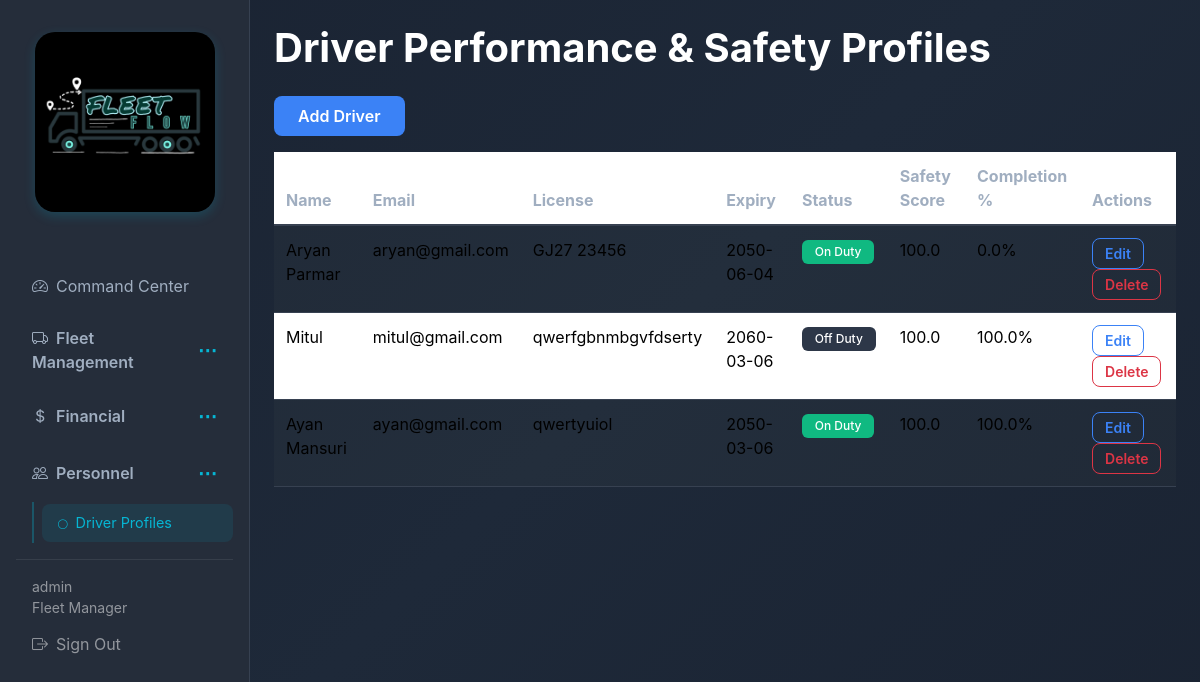
The app's page /drivers/ (signed in) with its own data.
### fleet/models.py (models this page shows, shortened)
class User(AbstractUser):
    class Role(models.TextChoices):
        FLEET_MANAGER = 'FLEET_MANAGER', 'Fleet Manager'
        DISPATCHER = 'DISPATCHER', 'Dispatcher'
        SAFETY_OFFICER = 'SAFETY_OFFICER', 'Safety Officer'
        FINANCIAL_ANALYST = 'FINANCIAL_ANALYST', 'Financial Analyst'
    role = models.CharField(max_length=32, choices=Role.choices, default=Role.FLEET_MANAGER)

class Driver(models.Model):
    class Status(models.TextChoices):
        ON_DUTY = 'ON_DUTY', 'On Duty'
        OFF_DUTY = 'OFF_DUTY', 'Off Duty'
        SUSPENDED = 'SUSPENDED', 'Suspended'
    name = models.CharField(max_length=255)
    email = models.EmailField(unique=True)
    phone = models.CharField(max_length=32)
    license_number = models.CharField(max_length=64, unique=True)
    license_category = models.CharField(max_length=32)
    license_expiry = models.DateField()
    status = models.CharField(max_length=16, choices=Status.choices, default=Status.OFF_DUTY)
    safety_score = models.FloatField(default=100)
    trip_completion_rate = models.FloatField(default=0)
    created_at = models.DateTimeField(auto_now_add=True)
    updated_at = models.DateTimeField(auto_now=True)
    class Meta:
        ordering = ['-created_at']
    @property
    def is_license_expired(self):
        return self.license_expiry < timezone.now().date()

### fleet/views.py (the view)
# urls.py: path('drivers/', views.driver_list, name='driver_list'),
@login_required
def driver_list(request):
    drivers = Driver.objects.all()
    return render(request, 'fleet/driver_list.html', {'drivers': drivers})

### templates/fleet/driver_list.html (shortened to what this page needs)
{% extends 'base.html' %}
{% block content %}
<h1 class="mb-4">Driver Performance & Safety Profiles</h1>
<div class="mb-3"><a href="{% url 'fleet:driver_create' %}" class="btn btn-primary">Add Driver</a></div>
<div class="table-responsive">
  <table class="table table-striped">
    <thead><tr><th>Name</th><th>Email</th><th>License</th><th>Expiry</th><th>Status</th><th>Safety Score</th><th>Completion %</th><th>Actions</th></tr></thead>
    <tbody>
      {% for d in drivers %}
      <tr>
        <td>{{ d.name }}</td>
        <td>{{ d.email }}</td>
        <td>{{ d.license_number }}</td>
        <td>{{ d.license_expiry|date:"Y-m-d" }}{% if d.is_license_expired %} <i class="bi bi-exclamation-triangle text-danger"></i>{% endif %}</td>
        <td><span class="badge bg-{% if d.status == 'ON_DUTY' %}success{% elif d.status == 'SUSPENDED' %}danger{% else %}secondary{% endif %}">{{ d.get_status_display }}</span></td>
        <td>{{ d.safety_score|floatformat:1 }}</td>
        <td>{{ d.trip_completion_rate|floatformat:1 }}%</td>
        <td><a href="{% url 'fleet:driver_edit' d.pk %}" class="btn btn-sm btn-outline-primary">Edit</a> <a href="{% url 'fleet:driver_delete' d.pk %}" class="btn btn-sm btn-outline-danger">Delete</a></td>
      </tr>
      {% empty %}
      <tr><td colspan="8" class="text-center text-muted">No drivers.</td></tr>
      {% endfor %}
    </tbody>
  </table>
</div>
{% endblock %}

### templates/base.html (shortened to what this page needs)
{% load static %}
<!DOCTYPE html>
<html lang="en">
<head>
  <link href="https://cdn.jsdelivr.net/npm/bootstrap@5.3.2/dist/css/bootstrap.min.css" rel="stylesheet">
  <link rel="stylesheet" href="https://cdn.jsdelivr.net/npm/bootstrap-icons@1.11.1/font/bootstrap-icons.css">
  <link rel="stylesheet" href="{% static 'css/style.css' %}">
</head>
<body>
  <div class="{% if user.is_authenticated %}d-flex{% endif %}">
    {% if user.is_authenticated %}
    <nav class="sidebar col-md-2 col-lg-2 d-md-block p-3" id="sidebar">
      <div class="logo-container d-none d-md-block">
        <img src="{% static 'images/fleetflow-logo.png' %}" alt="FleetFlow Logo">
      </div>
      <ul class="nav flex-column">
        <li class="nav-item">
          <a class="nav-link {% if request.resolver_match.url_name == 'dashboard' %}active{% endif %}" href="{% url 'fleet:dashboard' %}">
            <i class="bi bi-speedometer2 me-2"></i>Command Center
          </a>
        </li>
        <li class="nav-item">
          <div class="nav-section-header {% if 'vehicle' in request.resolver_match.url_name or 'trip' in request.resolver_match.url_name or 'maintenance' in request.resolver_match.url_name %}not collapsed{% else %}collapsed{% endif %}" data-toggle="collapse" data-target="#fleetSection">
            <span class="nav-link d-flex justify-content-between align-items-center" style="cursor: pointer;">
              <span><i class="bi bi-truck me-2"></i>Fleet Management</span>
              <span class="dots-toggle">⋯</span>
            </span>
          </div>
        </li>
        <li class="nav-item">
          <div class="nav-section-header {% if 'expense' in request.resolver_match.url_name or 'reports' in request.resolver_match.url_name %}not collapsed{% else %}collapsed{% endif %}" data-toggle="collapse" data-target="#financialSection">
            <span class="nav-link d-flex justify-content-between align-items-center" style="cursor: pointer;">
              <span><i class="bi bi-currency-dollar me-2"></i>Financial</span>
              <span class="dots-toggle">⋯</span>
            </span>
          </div>
        </li>
        <li class="nav-item">
          <div class="nav-section-header {% if 'driver' in request.resolver_match.url_name %}not collapsed{% else %}collapsed{% endif %}" data-toggle="collapse" data-target="#personnelSection">
            <span class="nav-link d-flex justify-content-between align-items-center" style="cursor: pointer;">
              <span><i class="bi bi-people me-2"></i>Personnel</span>
              <span class="dots-toggle">⋯</span>
            </span>
          </div>
          <div class="collapse {% if 'driver' in request.resolver_match.url_name %}show{% endif %}" id="personnelSection">
            <ul class="nav flex-column ms-3">
              <li class="nav-item"><a class="nav-link {% if 'driver' in request.resolver_match.url_name %}active{% endif %}" href="{% url 'fleet:driver_list' %}"><i class="bi bi-circle me-2" style="font-size: 0.6rem;"></i>Driver Profiles</a></li>
            </ul>
          </div>
        </li>
      </ul>
      <hr class="border-secondary">
      <div class="text-white-50 small px-3">{{ user.get_full_name|default:user.username }}</div>
      <div class="text-white-50 small px-3">{{ user.get_role_display }}</div>
      <a class="nav-link text-white-50" href="{% url 'fleet:logout' %}"><i class="bi bi-box-arrow-right me-2"></i>Sign Out</a>
    </nav>
    {% endif %}
    <main class="{% if user.is_authenticated %}main-content flex-grow-1 p-4{% else %}container py-5{% endif %}">
      {% block content %}{% endblock %}
    </main>
  </div>
</body>
</html>

### static/css/style.css (style rules this page uses)
:root { --bg-primary: #1a2332; --bg-secondary: #252d3a; --bg-input: #2d3748; --text-primary: #ffffff; --text-secondary: #a0aec0; --accent-blue: #3b82f6; --accent-cyan: #06b6d4; --border-color: #374151; }
* { transition: background-color 0.2s ease, color 0.2s ease, border-color 0.2s ease; }
body { background: linear-gradient(135deg, #1a2332 0%, #1e2939 50%, #1a2332 100%); color: var(--text-primary); min-height: 100vh; animation: fadeIn 0.5s ease-in; font-family: -apple-system, BlinkMacSystemFont, 'Segoe UI', Roboto, sans-serif; }
.sidebar { min-height: 100vh; background: var(--bg-secondary); border-right: 1px solid var(--border-color); position: fixed; left: 0; top: 0; height: 100vh; transform: translateX(-100%); transition: transform 0.3s ease-in-out; z-index: 1040; overflow-y: auto; width: 250px; }
.sidebar .nav-link { color: var(--text-secondary); border-radius: 8px; margin: 2px 0; transition: all 0.2s; padding: 0.75rem 1rem; display: block; text-decoration: none; }
.sidebar .nav-link:hover, .sidebar .nav-link.active { color: var(--accent-cyan); background: rgba(6, 182, 212, 0.1); }
.nav-section-header .nav-link { font-weight: 600; }
.dots-toggle { font-size: 1.2rem; color: var(--accent-cyan); font-weight: bold; transition: transform 0.3s ease; user-select: none; }
.nav-section-header.collapsed .dots-toggle { transform: rotate(0deg); }
.nav ul.nav { border-left: 2px solid rgba(6, 182, 212, 0.3); padding-left: 0.5rem; margin-left: 0.5rem; }
.nav ul.nav .nav-link { padding: 0.5rem 1rem; font-size: 0.9rem; }
.main-content { background: transparent; min-height: 100vh; width: 100%; }
.logo-container { text-align: center; padding: 1rem 0; margin-bottom: 2rem; }
.logo-container img { max-width: 180px; height: auto; border-radius: 20px; box-shadow: 0 4px 12px rgba(6, 182, 212, 0.2); transition: transform 0.3s ease, box-shadow 0.3s ease; }
.btn { padding: 0.5rem 1.5rem; border-radius: 8px; border: none; font-weight: 600; cursor: pointer; transition: all 0.3s ease; text-decoration: none; display: inline-block; }
.btn-primary { background: var(--accent-blue); color: white; }
.btn-outline-danger { border: 1px solid #dc3545; color: #dc3545; background: transparent; }
.btn-outline-primary { border: 1px solid var(--accent-blue); color: var(--accent-blue); background: transparent; }
.btn-sm { padding: 0.25rem 0.75rem; font-size: 0.875rem; }
.table { color: var(--text-primary); width: 100%; border-collapse: collapse; }
.table-striped > tbody > tr:nth-of-type(odd) > td { background-color: rgba(255, 255, 255, 0.03); }
.table thead th { border-bottom: 2px solid var(--border-color); color: var(--text-secondary); padding: 0.75rem; text-align: left; }
.table td, .table th { border-color: var(--border-color); padding: 0.75rem; border-bottom: 1px solid var(--border-color); }
.table-responsive { overflow-x: auto; }
.badge { padding: 0.4rem 0.8rem; border-radius: 6px; font-weight: 500; display: inline-block; }
.bg-success { background: #10b981 !important; color: white; }
.bg-secondary { background: var(--bg-input) !important; color: var(--text-primary); }
h1, h2, h3, h4, h5, h6 { color: var(--text-primary); font-weight: 700; }
.nav-link { animation: slideInRight 0.4s ease-out; animation-fill-mode: both; }
.nav-link:nth-child(1) { animation-delay: 0.1s; }
.nav-link:nth-child(7) { animation-delay: 0.4s; }
@media (min-width: 768px) { .sidebar { position: relative; transform: translateX(0); } }
@media (min-width: 768px) { .main-content { margin-left: 0; } }
.d-flex { display: flex; }
.justify-content-between { justify-content: space-between; }
.align-items-center { align-items: center; }
.mb-3 { margin-bottom: 1rem; }
.mb-4 { margin-bottom: 1.5rem; }
.p-3 { padding: 1rem; }
.p-4 { padding: 1.5rem; }

### records on screen
User: get_full_name "admin", role "Fleet Manager"
Driver: name "Aryan Parmar", email "aryan@gmail.com", license_number "GJ27 23456", license_expiry "2050-06-04", status "On Duty", safety_score "100.0", trip_completion_rate "0.0"
Driver: name "Mitul", email "mitul@gmail.com", license_number "qwerfgbnmbgvfdserty", license_expiry "2060-03-06", status "Off Duty", safety_score "100.0", trip_completion_rate "100.0"
Driver: name "Ayan Mansuri", email "ayan@gmail.com", license_number "qwertyuiol", license_expiry "2050-03-06", status "On Duty", safety_score "100.0", trip_completion_rate "100.0"
